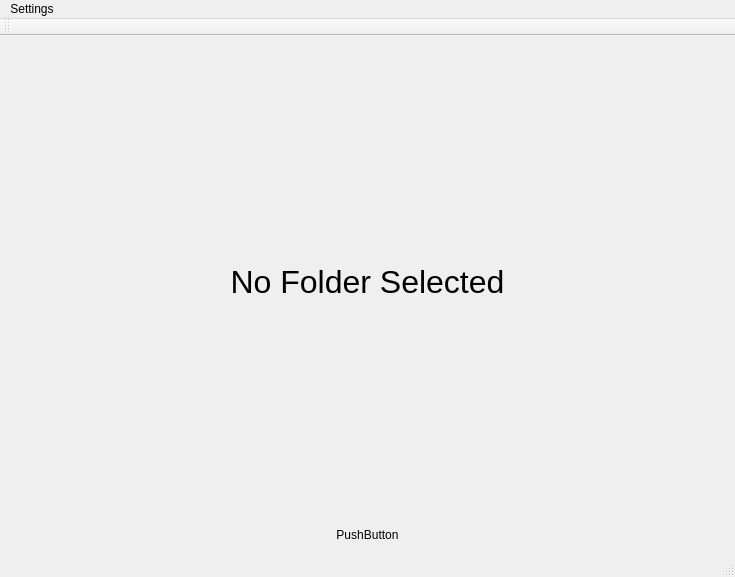
<?xml version="1.0" encoding="UTF-8"?>
<ui version="4.0">
 <class>MainWindow</class>
 <widget class="QMainWindow" name="MainWindow">
  <property name="geometry">
   <rect>
    <x>0</x>
    <y>0</y>
    <width>735</width>
    <height>577</height>
   </rect>
  </property>
  <property name="windowTitle">
   <string>MainWindow</string>
  </property>
  <widget class="QWidget" name="centralwidget">
   <property name="focusPolicy">
    <enum>Qt::TabFocus</enum>
   </property>
   <layout class="QVBoxLayout" name="verticalLayout">
    <item>
     <layout class="QGridLayout" name="gridLayout" rowstretch="8,0,0">
      <property name="sizeConstraint">
       <enum>QLayout::SetNoConstraint</enum>
      </property>
      <item row="0" column="0">
       <widget class="QLabel" name="label">
        <property name="sizePolicy">
         <sizepolicy hsizetype="Ignored" vsizetype="Ignored">
          <horstretch>0</horstretch>
          <verstretch>0</verstretch>
         </sizepolicy>
        </property>
        <property name="font">
         <font>
          <pointsize>24</pointsize>
         </font>
        </property>
        <property name="autoFillBackground">
         <bool>false</bool>
        </property>
        <property name="text">
         <string>No Folder Selected</string>
        </property>
        <property name="scaledContents">
         <bool>true</bool>
        </property>
        <property name="alignment">
         <set>Qt::AlignCenter</set>
        </property>
       </widget>
      </item>
      <item row="2" column="0">
       <layout class="QHBoxLayout" name="horizontalLayout">
        <property name="sizeConstraint">
         <enum>QLayout::SetDefaultConstraint</enum>
        </property>
       </layout>
      </item>
     </layout>
    </item>
    <item>
     <widget class="QPushButton" name="dir_button">
      <property name="text">
       <string>PushButton</string>
      </property>
      <property name="flat">
       <bool>true</bool>
      </property>
     </widget>
    </item>
   </layout>
  </widget>
  <widget class="QStatusBar" name="statusbar"/>
  <widget class="QMenuBar" name="menubar">
   <property name="geometry">
    <rect>
     <x>0</x>
     <y>0</y>
     <width>735</width>
     <height>22</height>
    </rect>
   </property>
   <widget class="QMenu" name="menuSettings">
    <property name="title">
     <string>Settings</string>
    </property>
    <addaction name="actionRestore_default_setting"/>
    <addaction name="actionEdit_setting"/>
   </widget>
   <addaction name="menuSettings"/>
  </widget>
  <widget class="QToolBar" name="toolBar">
   <property name="windowTitle">
    <string>toolBar</string>
   </property>
   <attribute name="toolBarArea">
    <enum>TopToolBarArea</enum>
   </attribute>
   <attribute name="toolBarBreak">
    <bool>false</bool>
   </attribute>
  </widget>
  <action name="actionRestore_default_setting">
   <property name="text">
    <string>Restore default setting</string>
   </property>
  </action>
  <action name="actionLoad_setting">
   <property name="text">
    <string>Load setting</string>
   </property>
  </action>
  <action name="actionEdit_setting">
   <property name="text">
    <string>Edit setting</string>
   </property>
  </action>
 </widget>
 <resources/>
 <connections/>
</ui>
